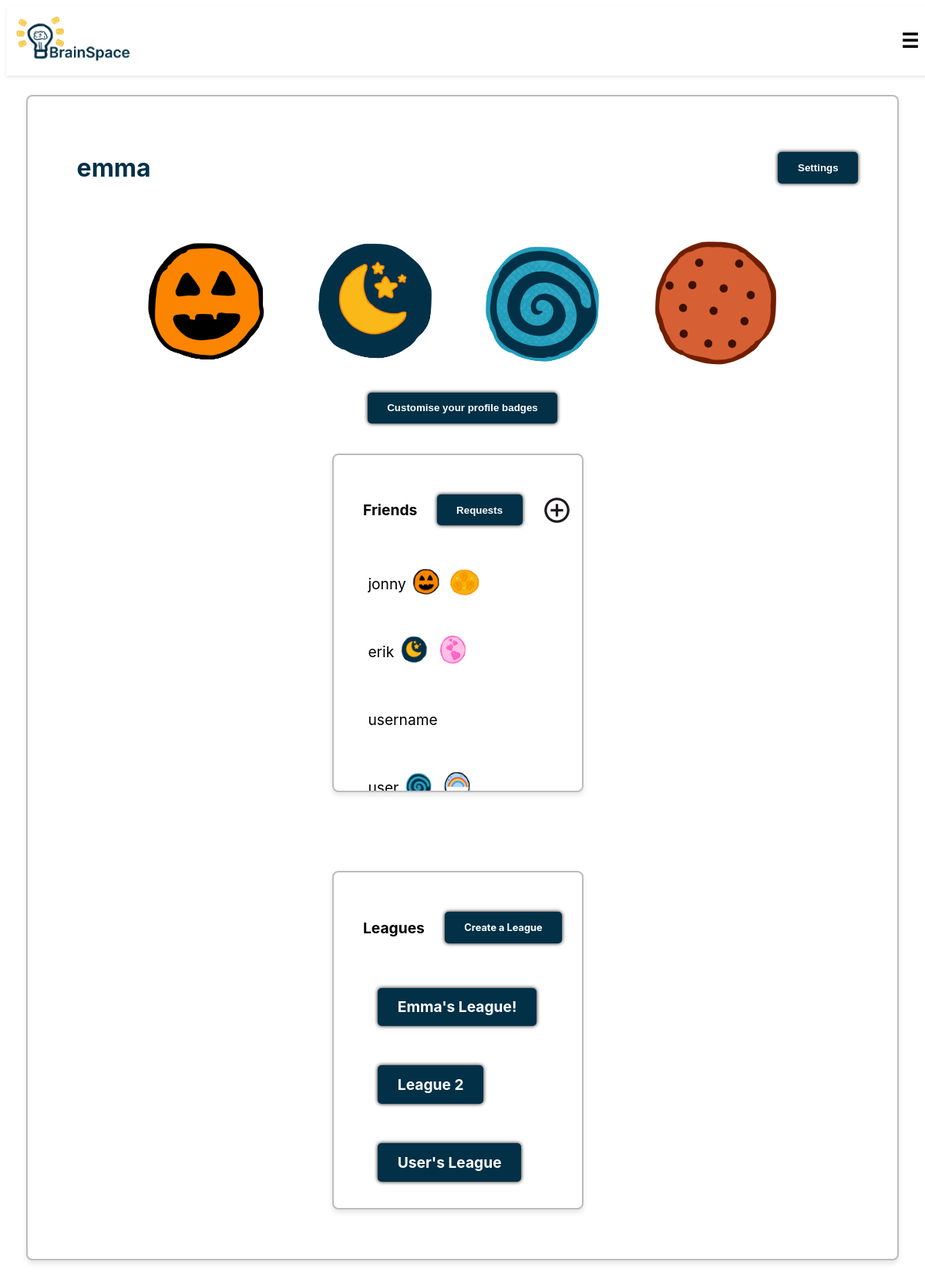
The page /profile/ (signed in) on the database as committed earlier.
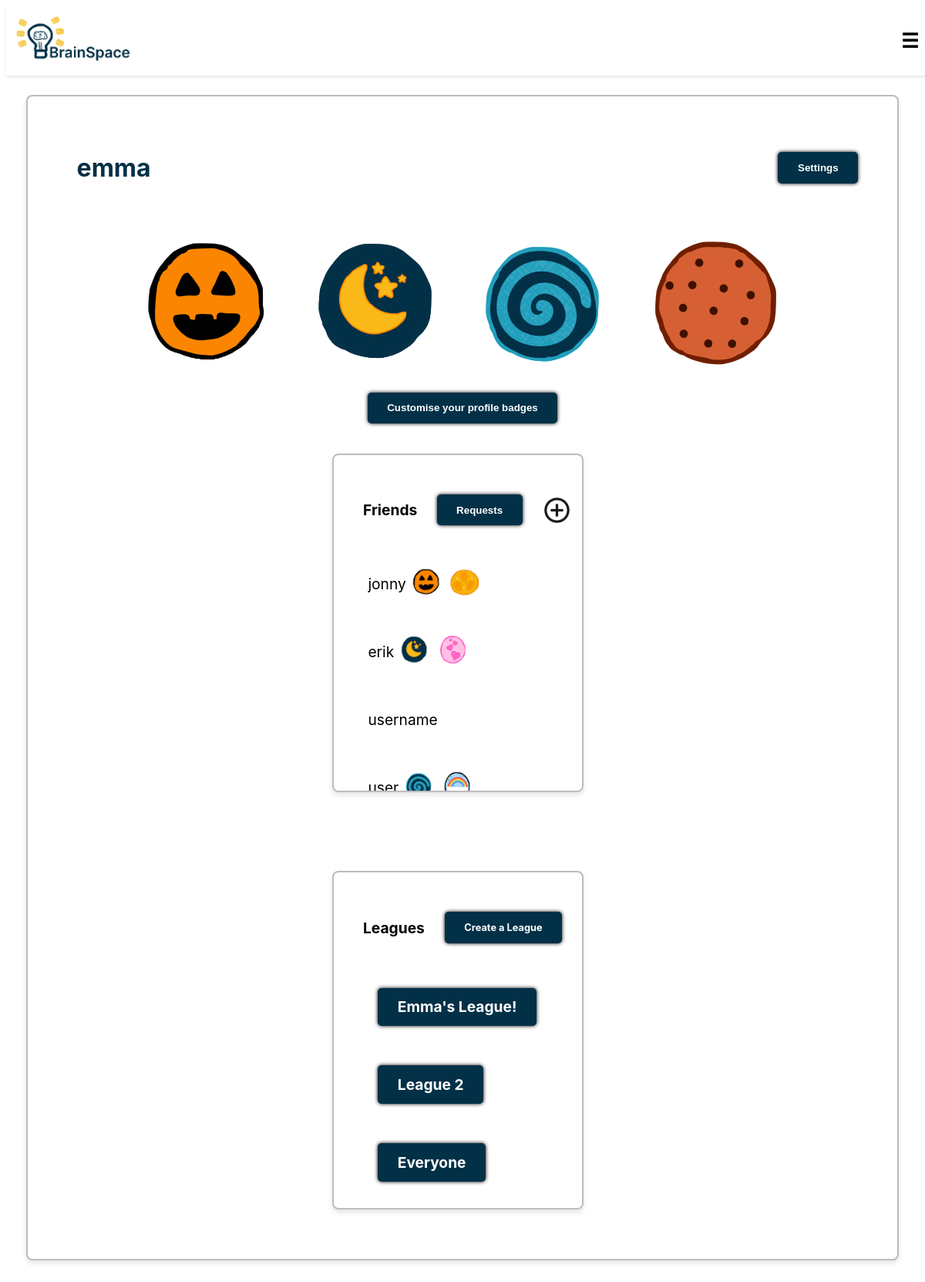
The same page on the database as committed later.
### cards/models.py (models this page shows, shortened)
class Badge(models.Model):
    name = models.CharField(max_length=255)
    price = models.IntegerField()
    description = models.TextField()
    image = models.ImageField(upload_to='badges/', null=True, blank=True)

class League(models.Model):
    name = models.CharField(max_length=255)
    owner = models.ForeignKey(Profile, on_delete=models.CASCADE, related_name='owned_leagues')
    last_rewarded = models.DateTimeField(default=timezone.now())
    previous_top_users = models.TextField(null=True, blank=True)

### cards/views.py (the view)
# urls.py: path('profile/', views.profile, name='profile'),
def profile(request):
    displayed_badges = Badge.objects.filter(id__in=UserBadge.objects.filter(user=request.user.profile, displayed=True).values("badge_id"))
    owned_badges = Badge.objects.filter(id__in=UserBadge.objects.filter(user=request.user.profile).values("badge_id"))
    friend_profiles = request.user.profile.get_friends()
    friends = User.objects.filter(profile__in=friend_profiles)
    friends_with_badges = []
    for friend in friends:
        friend_badges = Badge.objects.filter(id__in=UserBadge.objects.filter(user=friend.profile, displayed=True).values("badge_id"))
        friends_with_badges.append({
            'friend': friend,
            'badges': friend_badges
        })
    leagues = request.user.profile.get_leagues()
    return render(request, 'cards/profile.html', {
        'displayed_badges': displayed_badges,
        'owned_badges': owned_badges,
        'friends_with_badges': friends_with_badges,
        'leagues': leagues,
    })

### cards/models.py (called while the page is built)
    def get_friends(self):
        return Profile.objects.filter(
            models.Q(friendship_requests_sent__receiver=self, friendship_requests_sent__status='accepted') |
            models.Q(friendship_requests_received__sender=self, friendship_requests_received__status='accepted')
        ).distinct()

    def get_leagues(self):
        return League.objects.filter(models.Q(owner=self) | models.Q(league_users__user=self)).distinct()

### cards/templates/cards/profile.html (shortened to what this page needs)
{% extends 'cards/header.html' %}
{% block content %}
{% load static %}
<div class="dashboard">
    <div class="profile-box">
        <div class="flashcard-nav-header">
            <h1>{{ user.username }}</h1>
            <button id="edit-profile" class="loginbtn">Settings</button>
        </div>
        <div class="badge-container" id="badgeContainer">
            {% for badge in displayed_badges %}
                <div class="badge-box">
                    <div class="badge-image">
                        <img src="{% static badge.image %}" alt="{{ badge.name }}">
                    </div>
                </div>
            {% endfor %}
        </div>
        <button id="editBadges" class="signupbtn">Customise your profile badges</button>
        <div class="dashboard">
            <div class="scrollbox">
                <div class="flashcard-nav-header">
                    <h2>Friends</h2>
                    <button id="viewRequestsBtn" class="loginbtn">Requests</button>
                    <img src ="{% static 'images/add_circle.png' %}" id="openModal" alt="Add Friends" cursor="pointer" tabindex="0">
                </div>
                <div class="friend-list" style="overflow-y: auto; overflow-x: hidden;">
                    {% for friend_data in friends_with_badges %}
                    <div class="friend-box">
                        <p>{{ friend_data.friend.username }}</p>
                        <div class="friend-badges">
                            {% for badge in friend_data.badges %}
                                <img src="{% static badge.image %}" alt="{{ badge.name }}" class="badge-icon">
                            {% endfor %}
                        </div>
                    </div>
                {% empty %}
                    <p>No friends yet.</p>
                {% endfor %}
                </div>
            </div>
            <div class="scrollbox">
                <div class="flashcard-nav-header">
                    <h2>Leagues</h2>
                    <a href ="{% url 'create_league' %}" class="signupbtn">Create a League</a>
                </div>
                <div class="friend-list">
                    {% for league in leagues %}
                    <div class="friend-box">
                        <a href="{% url 'league' league.id %}" class="loginbtn">{{ league.name }}</a>
                    </div>
                    {% empty %}
                    <p>No leagues found.</p>
                    {% endfor %}
            </div>
        </div>
</div>
{% endblock %}

### cards/templates/cards/header.html (shortened to what this page needs)
<!DOCTYPE html>
<html lang="en">
<head>
    {% load static %}
    <link rel="stylesheet" href="{% static 'css/styles.css' %}">
</head>
<body>
    <header style="container-type: inline-size;">
        <div class="header-container">
            {% if user.is_authenticated %}
            <a href="{% url 'dashboard' %}">
                <img src="{% static 'images/logo.png' %}" alt="BrainSpace Logo" class="header-logo">
            </a>
            {% else %}
            <a href="{% url 'landing' %}">
                <img src="{% static 'images/logo.png' %}" alt="BrainSpace Logo" class="header-logo">
            </a>
            {% endif %}
            <button id="menu-toggle" aria-label="Menu">☰</button>
        </div>
    </header>
    <main>
        {% block content %}
        {% endblock %}
    </main>
</body>
</html>

### static/css/styles.css (style rules this page uses)
html { font-size: 80%; overflow-x: hidden; }
body { font-family: 'Inter', Arial, sans-serif; height: 100vh; display: flex; flex-wrap: wrap; justify-content: center; }
main { height: 100%; width: 100%; }
h1 { font-size: 2.5rem; margin-left: 2rem; color: #023047; }
.header-container { display: flex; justify-content: space-between; align-items: center; width: 100%; background-color: #ffffff; color: #000000; padding: 1rem 1rem; box-shadow: 0 2px 4px rgba(0, 0, 0, 0.1); }
.header-logo { max-width: 175px; height: auto; }
header { width: 100%; }
#menu-toggle { display: none; background: none; border: none; font-size: 2rem; cursor: pointer; }
.loginbtn { display: inline-block; margin: 1rem; padding: 1rem 2rem; background-color: #023047; color: #fff; font-weight: bold; text-decoration: none; border-radius: 5px; text-align: center; box-shadow: #000000 0px 0px 5px; }
.signupbtn { display: inline-block; margin: 1rem; padding: 1rem 2rem; background-color: #023047; color: #fff; font-weight: bold; text-decoration: none; border-radius: 5px; text-align: center; box-shadow: #000000 0px 0px 5px; }
button { display: inline-block; font-weight: bold; padding: 1rem; background-color: #023047; color: #fff; border: none; cursor: pointer; border-radius: 5px; }
.scrollbox { width: 90%; height: 70vh; padding: 3rem; margin-top: 2rem; overflow-y: auto; border: 2px solid #00000043; border-radius: 8px; box-shadow: 0 4px 6px rgba(0, 0, 0, 0.1); }
.profile-box .scrollbox { width: 80%; height: 30rem; margin-top: 0rem; padding: 2rem; overflow-x: hidden; }
@media (max-width: 75rem) { .dashboard { display: flex; flex-direction: column; gap: 2rem; padding: 2rem; justify-content: center; } }
@media (max-width: 75rem) { .header-container { display: flex; justify-content: space-between; align-items: center; padding: 1rem; gap: 1rem; position: relative; } }
@media (max-width: 75rem) { .header-logo { max-width: 150px; } }
@media (max-width: 75rem) { #menu-toggle { display: block; color: #000000; } }
@media (max-width: 75rem) { .scrollbox { height: 40vh; } }
@media (max-width: 75rem) { .badge-image img { width: 3rem; height: 3rem; } }
@media (max-width: 75rem) { .badge-box img { width: 100%; height: 100%; } }
.profile-box { display: flex; justify-content: center; flex-direction: column; align-items: center; margin-bottom: 2rem; padding: 3rem; border: 2px solid #00000043; border-radius: 8px; background-color: #fff; box-shadow: 0 4px 6px rgba(0, 0, 0, 0.1); min-width: 75%; height: 85%; box-sizing: border-box; }
.friend-list { display: flex; flex-direction: column; gap: 1rem; width: 100%; padding: 1rem; }
.friend-box { font-size: 1.5rem; display: flex; align-items: center; padding: 0.5rem; width: 100%; }
.friend-box img { width: 3rem; height: 3rem; border-radius: 50%; margin-left: 0.5rem; }
.badge-container { display: flex; justify-content: center; align-items: center; gap: 2rem; flex-wrap: wrap; min-width: 100%; margin-top: 2rem; }
.badge-shop .header, .flashcard-nav-header { width: 100%; display: flex; align-items: center; justify-content: space-between; padding: 1rem; }
.badge-box { display: flex; flex-direction: column; align-items: center; justify-content: center; text-align: center; padding: 10px; gap: 10px; }
.dashboard { display: flex; gap: 8rem; padding: 2rem; justify-content: center; }

Rows that differ between the two databases and show on the page:
no longer on this page (row unchanged): League: name "User's League"
added League: name "Everyone"
